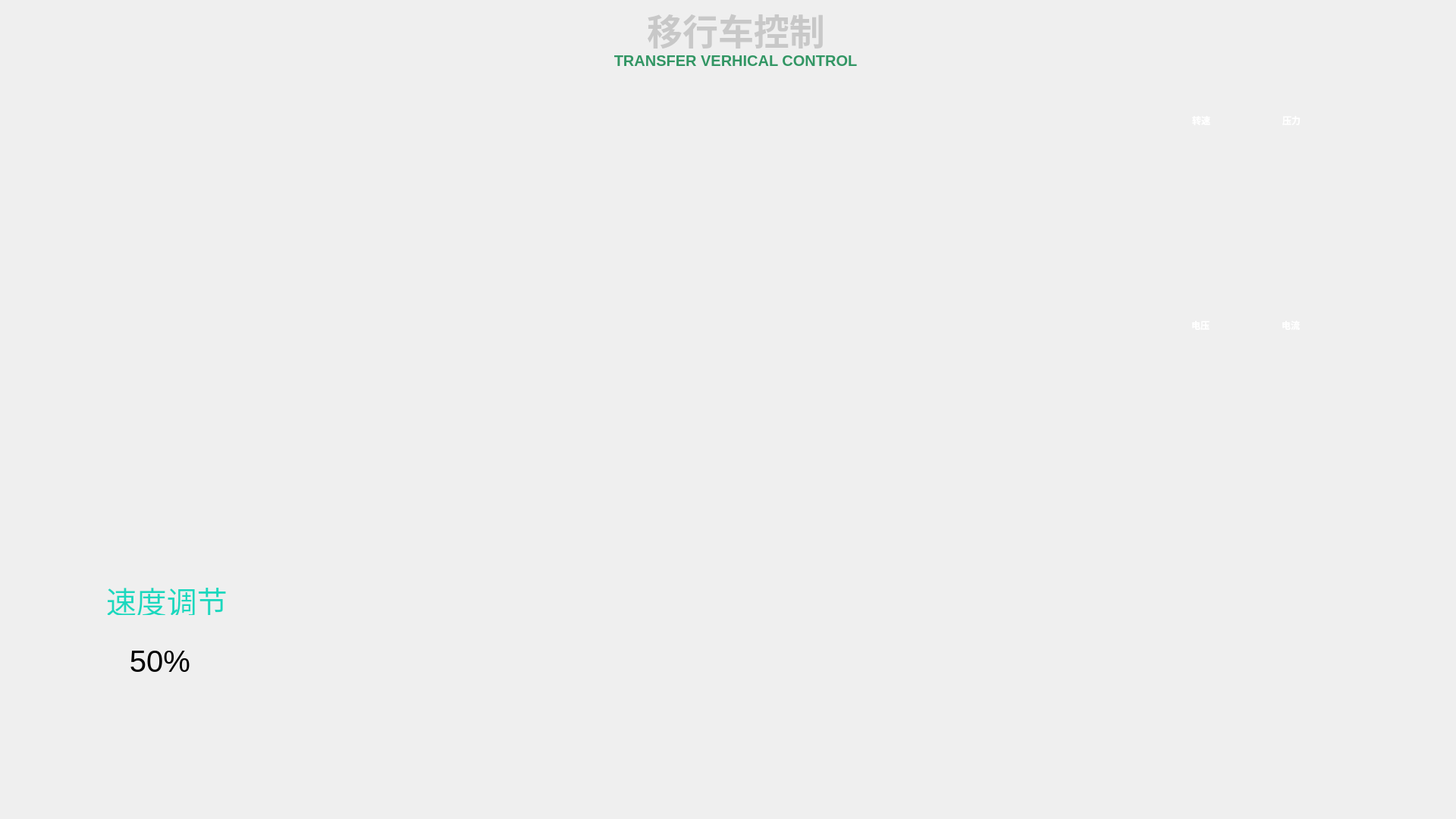
<?xml version="1.0" encoding="UTF-8"?>
<ui version="4.0">
 <class>Yhcc</class>
 <widget class="QDialog" name="Yhcc">
  <property name="geometry">
   <rect>
    <x>0</x>
    <y>0</y>
    <width>1920</width>
    <height>1080</height>
   </rect>
  </property>
  <property name="windowTitle">
   <string>Dialog</string>
  </property>
  <property name="styleSheet">
   <string notr="true">background-image: url(:/pic/翻抛系统背景_2.jpg);</string>
  </property>
  <property name="sizeGripEnabled">
   <bool>false</bool>
  </property>
  <widget class="QPushButton" name="yhcExitButton">
   <property name="geometry">
    <rect>
     <x>1732</x>
     <y>20</y>
     <width>130</width>
     <height>62</height>
    </rect>
   </property>
   <property name="text">
    <string/>
   </property>
   <property name="flat">
    <bool>true</bool>
   </property>
  </widget>
  <widget class="yhcDial" name="widget" native="true">
   <property name="geometry">
    <rect>
     <x>391</x>
     <y>746</y>
     <width>230</width>
     <height>230</height>
    </rect>
   </property>
   <property name="autoFillBackground">
    <bool>false</bool>
   </property>
   <property name="styleSheet">
    <string notr="true">background: transparent; </string>
   </property>
  </widget>
  <widget class="QPushButton" name="speedDownButton">
   <property name="geometry">
    <rect>
     <x>80</x>
     <y>841</y>
     <width>70</width>
     <height>62</height>
    </rect>
   </property>
   <property name="text">
    <string/>
   </property>
   <property name="flat">
    <bool>true</bool>
   </property>
  </widget>
  <widget class="QLabel" name="speedLabel">
   <property name="geometry">
    <rect>
     <x>149</x>
     <y>841</y>
     <width>124</width>
     <height>62</height>
    </rect>
   </property>
   <property name="font">
    <font>
     <pointsize>30</pointsize>
    </font>
   </property>
   <property name="styleSheet">
    <string notr="true"/>
   </property>
   <property name="text">
    <string>50%</string>
   </property>
   <property name="alignment">
    <set>Qt::AlignCenter</set>
   </property>
  </widget>
  <widget class="QPushButton" name="speedUpButton">
   <property name="geometry">
    <rect>
     <x>272</x>
     <y>840</y>
     <width>70</width>
     <height>64</height>
    </rect>
   </property>
   <property name="text">
    <string/>
   </property>
   <property name="flat">
    <bool>true</bool>
   </property>
  </widget>
  <widget class="QLabel" name="label">
   <property name="geometry">
    <rect>
     <x>140</x>
     <y>771</y>
     <width>161</width>
     <height>40</height>
    </rect>
   </property>
   <property name="font">
    <font>
     <pointsize>30</pointsize>
    </font>
   </property>
   <property name="styleSheet">
    <string notr="true">color: rgb(26, 216, 191);</string>
   </property>
   <property name="text">
    <string>速度调节</string>
   </property>
  </widget>
  <widget class="yhcWatchs" name="yhcWatchsWidget" native="true">
   <property name="geometry">
    <rect>
     <x>684</x>
     <y>140</y>
     <width>702</width>
     <height>538</height>
    </rect>
   </property>
   <property name="styleSheet">
    <string notr="true">background: transparent; </string>
   </property>
  </widget>
  <widget class="ZsylChart" name="ylzsChartWidget" native="true">
   <property name="geometry">
    <rect>
     <x>1420</x>
     <y>190</y>
     <width>440</width>
     <height>200</height>
    </rect>
   </property>
   <property name="styleSheet">
    <string notr="true">background: transparent; </string>
   </property>
  </widget>
  <widget class="ZsylChart" name="dydlChartWidget" native="true">
   <property name="geometry">
    <rect>
     <x>1420</x>
     <y>460</y>
     <width>440</width>
     <height>190</height>
    </rect>
   </property>
   <property name="styleSheet">
    <string notr="true">background: transparent; </string>
   </property>
  </widget>
  <widget class="QLabel" name="label_3">
   <property name="geometry">
    <rect>
     <x>1541</x>
     <y>424</y>
     <width>21</width>
     <height>11</height>
    </rect>
   </property>
   <property name="styleSheet">
    <string notr="true">background-image: url(:/pic/形状5.png);</string>
   </property>
   <property name="text">
    <string/>
   </property>
  </widget>
  <widget class="QLabel" name="label_4">
   <property name="geometry">
    <rect>
     <x>1661</x>
     <y>424</y>
     <width>21</width>
     <height>11</height>
    </rect>
   </property>
   <property name="styleSheet">
    <string notr="true">background-image: url(:/pic/形状-4.png);</string>
   </property>
   <property name="text">
    <string/>
   </property>
  </widget>
  <widget class="QLabel" name="label_5">
   <property name="geometry">
    <rect>
     <x>1571</x>
     <y>420</y>
     <width>31</width>
     <height>17</height>
    </rect>
   </property>
   <property name="font">
    <font>
     <weight>75</weight>
     <bold>true</bold>
    </font>
   </property>
   <property name="styleSheet">
    <string notr="true">color: rgb(255, 255, 255);</string>
   </property>
   <property name="text">
    <string>电压</string>
   </property>
  </widget>
  <widget class="QLabel" name="label_6">
   <property name="geometry">
    <rect>
     <x>1690</x>
     <y>420</y>
     <width>31</width>
     <height>17</height>
    </rect>
   </property>
   <property name="font">
    <font>
     <weight>75</weight>
     <bold>true</bold>
    </font>
   </property>
   <property name="styleSheet">
    <string notr="true">color: rgb(255, 255, 255);</string>
   </property>
   <property name="text">
    <string>电流</string>
   </property>
  </widget>
  <widget class="QLabel" name="label_7">
   <property name="geometry">
    <rect>
     <x>1542</x>
     <y>154</y>
     <width>21</width>
     <height>11</height>
    </rect>
   </property>
   <property name="styleSheet">
    <string notr="true">background-image: url(:/pic/形状-1-拷贝.png);</string>
   </property>
   <property name="text">
    <string/>
   </property>
  </widget>
  <widget class="QLabel" name="label_8">
   <property name="geometry">
    <rect>
     <x>1662</x>
     <y>154</y>
     <width>21</width>
     <height>11</height>
    </rect>
   </property>
   <property name="styleSheet">
    <string notr="true">background-image: url(:/pic/形状-1-拷贝-2.png);</string>
   </property>
   <property name="text">
    <string/>
   </property>
  </widget>
  <widget class="QLabel" name="label_9">
   <property name="geometry">
    <rect>
     <x>1691</x>
     <y>150</y>
     <width>31</width>
     <height>17</height>
    </rect>
   </property>
   <property name="font">
    <font>
     <weight>75</weight>
     <bold>true</bold>
    </font>
   </property>
   <property name="styleSheet">
    <string notr="true">color: rgb(255, 255, 255);</string>
   </property>
   <property name="text">
    <string>压力</string>
   </property>
  </widget>
  <widget class="QLabel" name="label_10">
   <property name="geometry">
    <rect>
     <x>1572</x>
     <y>150</y>
     <width>31</width>
     <height>17</height>
    </rect>
   </property>
   <property name="font">
    <font>
     <weight>75</weight>
     <bold>true</bold>
    </font>
   </property>
   <property name="styleSheet">
    <string notr="true">color: rgb(255, 255, 255);</string>
   </property>
   <property name="text">
    <string>转速</string>
   </property>
  </widget>
  <widget class="QLabel" name="wlanLabel">
   <property name="geometry">
    <rect>
     <x>1570</x>
     <y>40</y>
     <width>32</width>
     <height>29</height>
    </rect>
   </property>
   <property name="styleSheet">
    <string notr="true">background: transparent;
background-position:center;
background-repeat:no-repeat;
background-image: url(:/pic/no_wifi.png);</string>
   </property>
   <property name="text">
    <string/>
   </property>
  </widget>
  <widget class="QLabel" name="titleLabel">
   <property name="geometry">
    <rect>
     <x>830</x>
     <y>13</y>
     <width>281</width>
     <height>51</height>
    </rect>
   </property>
   <property name="font">
    <font>
     <family>Ubuntu</family>
     <pointsize>35</pointsize>
     <weight>75</weight>
     <bold>true</bold>
     <strikeout>false</strikeout>
    </font>
   </property>
   <property name="styleSheet">
    <string notr="true">background: transparent;
color:rgb(200, 200, 200);</string>
   </property>
   <property name="frameShape">
    <enum>QFrame::NoFrame</enum>
   </property>
   <property name="text">
    <string>移行车控制</string>
   </property>
   <property name="textFormat">
    <enum>Qt::PlainText</enum>
   </property>
   <property name="scaledContents">
    <bool>false</bool>
   </property>
   <property name="alignment">
    <set>Qt::AlignCenter</set>
   </property>
   <property name="wordWrap">
    <bool>false</bool>
   </property>
   <property name="indent">
    <number>10</number>
   </property>
  </widget>
  <widget class="QLabel" name="label_11">
   <property name="geometry">
    <rect>
     <x>810</x>
     <y>70</y>
     <width>320</width>
     <height>20</height>
    </rect>
   </property>
   <property name="font">
    <font>
     <pointsize>15</pointsize>
     <weight>75</weight>
     <bold>true</bold>
    </font>
   </property>
   <property name="styleSheet">
    <string notr="true">background:transparent;
color: rgb(50, 150, 100);</string>
   </property>
   <property name="text">
    <string>TRANSFER VERHICAL CONTROL</string>
   </property>
   <property name="alignment">
    <set>Qt::AlignCenter</set>
   </property>
  </widget>
  <widget class="QPushButton" name="alertButton">
   <property name="geometry">
    <rect>
     <x>1533</x>
     <y>766</y>
     <width>238</width>
     <height>61</height>
    </rect>
   </property>
   <property name="styleSheet">
    <string notr="true">background: transparent;
background-image: url(:/pic/报警信息-拷贝.png);</string>
   </property>
   <property name="text">
    <string/>
   </property>
   <property name="flat">
    <bool>true</bool>
   </property>
  </widget>
  <widget class="QPushButton" name="historyButton">
   <property name="geometry">
    <rect>
     <x>1533</x>
     <y>855</y>
     <width>238</width>
     <height>61</height>
    </rect>
   </property>
   <property name="styleSheet">
    <string notr="true">background: transparent;
background-image: url(:/pic/历史记录-拷贝.png);</string>
   </property>
   <property name="text">
    <string/>
   </property>
   <property name="flat">
    <bool>true</bool>
   </property>
  </widget>
  <widget class="QPushButton" name="assistButton">
   <property name="geometry">
    <rect>
     <x>1533</x>
     <y>942</y>
     <width>238</width>
     <height>61</height>
    </rect>
   </property>
   <property name="styleSheet">
    <string notr="true">background: transparent;
background-image: url(:/pic/辅助设备-拷贝.png);</string>
   </property>
   <property name="text">
    <string/>
   </property>
   <property name="flat">
    <bool>true</bool>
   </property>
  </widget>
  <widget class="QLabel" name="test_label">
   <property name="geometry">
    <rect>
     <x>60</x>
     <y>0</y>
     <width>200</width>
     <height>62</height>
    </rect>
   </property>
   <property name="font">
    <font>
     <pointsize>20</pointsize>
     <weight>75</weight>
     <bold>true</bold>
    </font>
   </property>
   <property name="styleSheet">
    <string notr="true">border-image: url(:/pic/hq_logo.png);
background: transparent;</string>
   </property>
   <property name="text">
    <string/>
   </property>
   <property name="alignment">
    <set>Qt::AlignCenter</set>
   </property>
  </widget>
  <widget class="ControlHistory" name="hisWidget" native="true">
   <property name="geometry">
    <rect>
     <x>690</x>
     <y>720</y>
     <width>690</width>
     <height>320</height>
    </rect>
   </property>
   <property name="styleSheet">
    <string notr="true">background: transparent;</string>
   </property>
  </widget>
  <widget class="QLabel" name="ethLabel">
   <property name="geometry">
    <rect>
     <x>1520</x>
     <y>40</y>
     <width>32</width>
     <height>29</height>
    </rect>
   </property>
   <property name="styleSheet">
    <string notr="true">background: transparent;
background-position:center;
background-repeat:no-repeat;
background-image: url(:/pic/no_signal.png);</string>
   </property>
   <property name="text">
    <string/>
   </property>
  </widget>
  <widget class="QLabel" name="fgLabel">
   <property name="geometry">
    <rect>
     <x>1619</x>
     <y>38</y>
     <width>32</width>
     <height>29</height>
    </rect>
   </property>
   <property name="styleSheet">
    <string notr="true">background: transparent;
background-position:center;
background-repeat:no-repeat;
background-image: url(:/pic/no_cellphone_signal.png);</string>
   </property>
   <property name="text">
    <string/>
   </property>
  </widget>
 </widget>
 <customwidgets>
  <customwidget>
   <class>ZsylChart</class>
   <extends>QWidget</extends>
   <header>zsylchart.h</header>
   <container>1</container>
  </customwidget>
  <customwidget>
   <class>yhcDial</class>
   <extends>QWidget</extends>
   <header>yhcdial.h</header>
   <container>1</container>
  </customwidget>
  <customwidget>
   <class>yhcWatchs</class>
   <extends>QWidget</extends>
   <header>yhcwatchs.h</header>
   <container>1</container>
  </customwidget>
  <customwidget>
   <class>ControlHistory</class>
   <extends>QWidget</extends>
   <header>controlhistory.h</header>
   <container>1</container>
  </customwidget>
 </customwidgets>
 <resources/>
 <connections/>
</ui>
